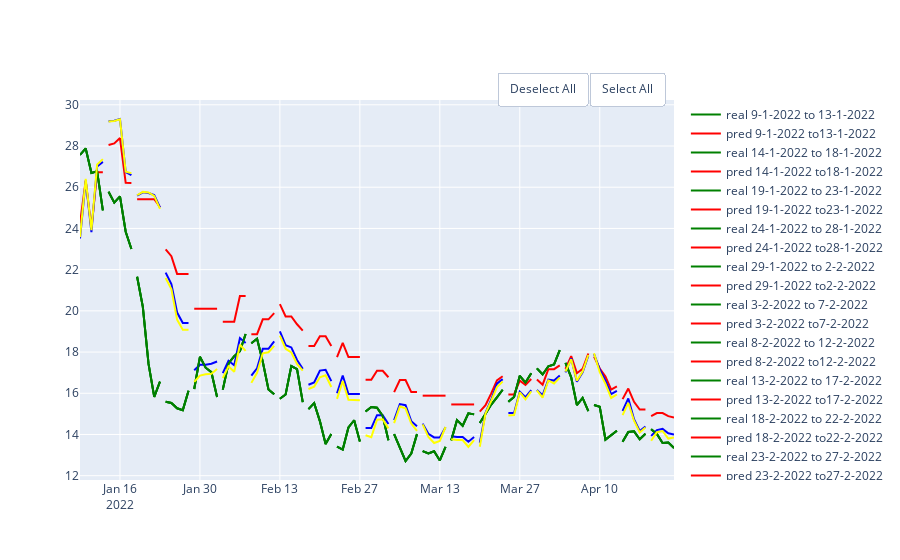

Notebook code for this chart:
### Code cell
gb_50 = GradientBoostingRegressor(random_state = 10 , criterion='mse', n_estimators = 10)
gb_100 = GradientBoostingRegressor(random_state = 10 , criterion='mse', n_estimators =30)
gb_150 = GradientBoostingRegressor(random_state = 10 , criterion='mse', n_estimators = 50)
df = pd.DataFrame(columns = ['MAE', 'MSE','RMSE','R2'], index = ['10','30', '50'])
show_results(df, df_link,'close',100,5,gb_50, gb_100, gb_150)

### Figure 1 — Plotly figure (JSON) as saved in the notebook; plotly's stock layout.template omitted (floating-point values rounded to 4 significant figures)
{"data": [{"line": {"color": "green"}, "mode": "lines", "name": "real 9-1-2022 to 13-1-2022", "type": "scatter", "x": ["2022-01-09T00:00:00", "2022-01-10T00:00:00", "2022-01-11T00:00:00", "2022-01-12T00:00:00", "2022-01-13T00:00:00"], "y": [27.57, 27.88, 26.69, 26.78, 24.87]}, {"line": {"color": "red"}, "mode": "lines", "name": "pred 9-1-2022 to13-1-2022", "type": "scatter", "x": ["2022-01-09T00:00:00", "2022-01-10T00:00:00", "2022-01-11T00:00:00", "2022-01-12T00:00:00", "2022-01-13T00:00:00"], "y": [24.25, 26.32, 24.0, 26.72, 26.72]}, {"line": {"color": "green"}, "mode": "lines", "name": "real 14-1-2022 to 18-1-2022", "type": "scatter", "x": ["2022-01-14T00:00:00", "2022-01-15T00:00:00", "2022-01-16T00:00:00", "2022-01-17T00:00:00", "2022-01-18T00:00:00"], "y": [25.78, 25.25, 25.55, 23.84, 23.0]}, {"line": {"color": "red"}, "mode": "lines", "name": "pred 14-1-2022 to18-1-2022", "type": "scatter", "x": ["2022-01-14T00:00:00", "2022-01-15T00:00:00", "2022-01-16T00:00:00", "2022-01-17T00:00:00", "2022-01-18T00:00:00"], "y": [28.05, 28.13, 28.38, 26.21, 26.2]}, {"line": {"color": "green"}, "mode": "lines", "name": "real 19-1-2022 to 23-1-2022", "type": "scatter", "x": ["2022-01-19T00:00:00", "2022-01-20T00:00:00", "2022-01-21T00:00:00", "2022-01-22T00:00:00", "2022-01-23T00:00:00"], "y": [21.65, 20.2, 17.43, 15.83, 16.57]}, {"line": {"color": "red"}, "mode": "lines", "name": "pred 19-1-2022 to23-1-2022", "type": "scatter", "x": ["2022-01-19T00:00:00", "2022-01-20T00:00:00", "2022-01-21T00:00:00", "2022-01-22T00:00:00", "2022-01-23T00:00:00"], "y": [25.42, 25.42, 25.42, 25.42, 25.04]}, {"line": {"color": "green"}, "mode": "lines", "name": "real 24-1-2022 to 28-1-2022", "type": "scatter", "x": ["2022-01-24T00:00:00", "2022-01-25T00:00:00", "2022-01-26T00:00:00", "2022-01-27T00:00:00", "2022-01-28T00:00:00"], "y": [15.58, 15.53, 15.27, 15.18, 16.12]}, {"line": {"color": "red"}, "mode": "lines", "name": "pred 24-1-2022 to28-1-2022", "type": "scatter", "x": ["2022-01-24T00:00:00", "2022-01-25T00:00:00", "2022-01-26T00:00:00", "2022-01-27T00:00:00", "2022-01-28T00:00:00"], "y": [22.98, 22.65, 21.79, 21.79, 21.79]}, {"line": {"color": "green"}, "mode": "lines", "name": "real 29-1-2022 to 2-2-2022", "type": "scatter", "x": ["2022-01-29T00:00:00", "2022-01-30T00:00:00", "2022-01-31T00:00:00", "2022-02-01T00:00:00", "2022-02-02T00:00:00"], "y": [16.21, 17.77, 17.24, 17.02, 15.82]}, {"line": {"color": "red"}, "mode": "lines", "name": "pred 29-1-2022 to2-2-2022", "type": "scatter", "x": ["2022-01-29T00:00:00", "2022-01-30T00:00:00", "2022-01-31T00:00:00", "2022-02-01T00:00:00", "2022-02-02T00:00:00"], "y": [20.1, 20.1, 20.1, 20.1, 20.1]}, {"line": {"color": "green"}, "mode": "lines", "name": "real 3-2-2022 to 7-2-2022", "type": "scatter", "x": ["2022-02-03T00:00:00", "2022-02-04T00:00:00", "2022-02-05T00:00:00", "2022-02-06T00:00:00", "2022-02-07T00:00:00"], "y": [16.18, 17.45, 17.8, 18.04, 18.88]}, {"line": {"color": "red"}, "mode": "lines", "name": "pred 3-2-2022 to7-2-2022", "type": "scatter", "x": ["2022-02-03T00:00:00", "2022-02-04T00:00:00", "2022-02-05T00:00:00", "2022-02-06T00:00:00", "2022-02-07T00:00:00"], "y": [19.47, 19.47, 19.47, 20.72, 20.72]}, {"line": {"color": "green"}, "mode": "lines", "name": "real 8-2-2022 to 12-2-2022", "type": "scatter", "x": ["2022-02-08T00:00:00", "2022-02-09T00:00:00", "2022-02-10T00:00:00", "2022-02-11T00:00:00", "2022-02-12T00:00:00"], "y": [18.43, 18.64, 17.53, 16.18, 15.95]}, {"line": {"color": "red"}, "mode": "lines", "name": "pred 8-2-2022 to12-2-2022", "type": "scatter", "x": ["2022-02-08T00:00:00", "2022-02-09T00:00:00", "2022-02-10T00:00:00", "2022-02-11T00:00:00", "2022-02-12T00:00:00"], "y": [18.87, 18.87, 19.59, 19.59, 19.89]}, {"line": {"color": "green"}, "mode": "lines", "name": "real 13-2-2022 to 17-2-2022", "type": "scatter", "x": ["2022-02-13T00:00:00", "2022-02-14T00:00:00", "2022-02-15T00:00:00", "2022-02-16T00:00:00", "2022-02-17T00:00:00"], "y": [15.74, 15.94, 17.32, 17.17, 15.57]}, {"line": {"color": "red"}, "mode": "lines", "name": "pred 13-2-2022 to17-2-2022", "type": "scatter", "x": ["2022-02-13T00:00:00", "2022-02-14T00:00:00", "2022-02-15T00:00:00", "2022-02-16T00:00:00", "2022-02-17T00:00:00"], "y": [20.32, 19.73, 19.73, 19.35, 19.04]}, {"line": {"color": "green"}, "mode": "lines", "name": "real 18-2-2022 to 22-2-2022", "type": "scatter", "x": ["2022-02-18T00:00:00", "2022-02-19T00:00:00", "2022-02-20T00:00:00", "2022-02-21T00:00:00", "2022-02-22T00:00:00"], "y": [15.23, 15.52, 14.65, 13.54, 14.03]}, {"line": {"color": "red"}, "mode": "lines", "name": "pred 18-2-2022 to22-2-2022", "type": "scatter", "x": ["2022-02-18T00:00:00", "2022-02-19T00:00:00", "2022-02-20T00:00:00", "2022-02-21T00:00:00", "2022-02-22T00:00:00"], "y": [18.29, 18.29, 18.77, 18.77, 18.29]}, {"line": {"color": "green"}, "mode": "lines", "name": "real 23-2-2022 to 27-2-2022", "type": "scatter", "x": ["2022-02-23T00:00:00", "2022-02-24T00:00:00", "2022-02-25T00:00:00", "2022-02-26T00:00:00", "2022-02-27T00:00:00"], "y": [13.41, 13.27, 14.34, 14.69, 13.65]}, {"line": {"color": "red"}, "mode": "lines", "name": "pred 23-2-2022 to27-2-2022", "type": "scatter", "x": ["2022-02-23T00:00:00", "2022-02-24T00:00:00", "2022-02-25T00:00:00", "2022-02-26T00:00:00", "2022-02-27T00:00:00"], "y": [17.75, 18.44, 17.75, 17.75, 17.75]}, {"line": {"color": "green"}, "mode": "lines", "name": "real 28-2-2022 to 4-3-2022", "type": "scatter", "x": ["2022-02-28T00:00:00", "2022-03-01T00:00:00", "2022-03-02T00:00:00", "2022-03-03T00:00:00", "2022-03-04T00:00:00"], "y": [15.12, 15.33, 15.29, 14.9, 13.71]}, {"line": {"color": "red"}, "mode": "lines", "name": "pred 28-2-2022 to4-3-2022", "type": "scatter", "x": ["2022-02-28T00:00:00", "2022-03-01T00:00:00", "2022-03-02T00:00:00", "2022-03-03T00:00:00", "2022-03-04T00:00:00"], "y": [16.66, 16.66, 17.09, 17.09, 16.78]}, {"line": {"color": "green"}, "mode": "lines", "name": "real 5-3-2022 to 9-3-2022", "type": "scatter", "x": ["2022-03-05T00:00:00", "2022-03-06T00:00:00", "2022-03-07T00:00:00", "2022-03-08T00:00:00", "2022-03-09T00:00:00"], "y": [14.02, 13.34, 12.71, 13.08, 14.02]}, {"line": {"color": "red"}, "mode": "lines", "name": "pred 5-3-2022 to9-3-2022", "type": "scatter", "x": ["2022-03-05T00:00:00", "2022-03-06T00:00:00", "2022-03-07T00:00:00", "2022-03-08T00:00:00", "2022-03-09T00:00:00"], "y": [16.06, 16.64, 16.64, 16.06, 16.06]}, {"line": {"color": "green"}, "mode": "lines", "name": "real 10-3-2022 to 14-3-2022", "type": "scatter", "x": ["2022-03-10T00:00:00", "2022-03-11T00:00:00", "2022-03-12T00:00:00", "2022-03-13T00:00:00", "2022-03-14T00:00:00"], "y": [13.2, 13.08, 13.19, 12.74, 13.4]}, {"line": {"color": "red"}, "mode": "lines", "name": "pred 10-3-2022 to14-3-2022", "type": "scatter", "x": ["2022-03-10T00:00:00", "2022-03-11T00:00:00", "2022-03-12T00:00:00", "2022-03-13T00:00:00", "2022-03-14T00:00:00"], "y": [15.88, 15.88, 15.88, 15.88, 15.88]}, {"line": {"color": "green"}, "mode": "lines", "name": "real 15-3-2022 to 19-3-2022", "type": "scatter", "x": ["2022-03-15T00:00:00", "2022-03-16T00:00:00", "2022-03-17T00:00:00", "2022-03-18T00:00:00", "2022-03-19T00:00:00"], "y": [13.71, 14.7, 14.42, 15.03, 14.98]}, {"line": {"color": "red"}, "mode": "lines", "name": "pred 15-3-2022 to19-3-2022", "type": "scatter", "x": ["2022-03-15T00:00:00", "2022-03-16T00:00:00", "2022-03-17T00:00:00", "2022-03-18T00:00:00", "2022-03-19T00:00:00"], "y": [15.46, 15.46, 15.46, 15.46, 15.46]}, {"line": {"color": "green"}, "mode": "lines", "name": "real 20-3-2022 to 24-3-2022", "type": "scatter", "x": ["2022-03-20T00:00:00", "2022-03-21T00:00:00", "2022-03-22T00:00:00", "2022-03-23T00:00:00", "2022-03-24T00:00:00"], "y": [14.55, 15.01, 15.45, 15.8, 16.17]}, {"line": {"color": "red"}, "mode": "lines", "name": "pred 20-3-2022 to24-3-2022", "type": "scatter", "x": ["2022-03-20T00:00:00", "2022-03-21T00:00:00", "2022-03-22T00:00:00", "2022-03-23T00:00:00", "2022-03-24T00:00:00"], "y": [15.11, 15.43, 16.0, 16.63, 16.83]}, {"line": {"color": "green"}, "mode": "lines", "name": "real 25-3-2022 to 29-3-2022", "type": "scatter", "x": ["2022-03-25T00:00:00", "2022-03-26T00:00:00", "2022-03-27T00:00:00", "2022-03-28T00:00:00", "2022-03-29T00:00:00"], "y": [15.58, 15.82, 16.85, 16.52, 16.97]}, {"line": {"color": "red"}, "mode": "lines", "name": "pred 25-3-2022 to29-3-2022", "type": "scatter", "x": ["2022-03-25T00:00:00", "2022-03-26T00:00:00", "2022-03-27T00:00:00", "2022-03-28T00:00:00", "2022-03-29T00:00:00"], "y": [15.94, 15.94, 16.61, 16.41, 16.69]}, {"line": {"color": "green"}, "mode": "lines", "name": "real 30-3-2022 to 3-4-2022", "type": "scatter", "x": ["2022-03-30T00:00:00", "2022-03-31T00:00:00", "2022-04-01T00:00:00", "2022-04-02T00:00:00", "2022-04-03T00:00:00"], "y": [17.21, 16.91, 17.31, 17.4, 18.09]}, {"line": {"color": "red"}, "mode": "lines", "name": "pred 30-3-2022 to3-4-2022", "type": "scatter", "x": ["2022-03-30T00:00:00", "2022-03-31T00:00:00", "2022-04-01T00:00:00", "2022-04-02T00:00:00", "2022-04-03T00:00:00"], "y": [16.67, 16.42, 17.17, 17.17, 17.36]}, {"line": {"color": "green"}, "mode": "lines", "name": "real 4-4-2022 to 8-4-2022", "type": "scatter", "x": ["2022-04-04T00:00:00", "2022-04-05T00:00:00", "2022-04-06T00:00:00", "2022-04-07T00:00:00", "2022-04-08T00:00:00"], "y": [17.47, 16.77, 15.43, 15.78, 15.14]}, {"line": {"color": "red"}, "mode": "lines", "name": "pred 4-4-2022 to8-4-2022", "type": "scatter", "x": ["2022-04-04T00:00:00", "2022-04-05T00:00:00", "2022-04-06T00:00:00", "2022-04-07T00:00:00", "2022-04-08T00:00:00"], "y": [17.18, 17.8, 16.97, 17.18, 17.93]}, {"line": {"color": "green"}, "mode": "lines", "name": "real 9-4-2022 to 13-4-2022", "type": "scatter", "x": ["2022-04-09T00:00:00", "2022-04-10T00:00:00", "2022-04-11T00:00:00", "2022-04-12T00:00:00", "2022-04-13T00:00:00"], "y": [15.43, 15.35, 13.75, 13.97, 14.18]}, {"line": {"color": "red"}, "mode": "lines", "name": "pred 9-4-2022 to13-4-2022", "type": "scatter", "x": ["2022-04-09T00:00:00", "2022-04-10T00:00:00", "2022-04-11T00:00:00", "2022-04-12T00:00:00", "2022-04-13T00:00:00"], "y": [17.78, 17.2, 16.81, 16.18, 16.34]}, {"line": {"color": "green"}, "mode": "lines", "name": "real 14-4-2022 to 18-4-2022", "type": "scatter", "x": ["2022-04-14T00:00:00", "2022-04-15T00:00:00", "2022-04-16T00:00:00", "2022-04-17T00:00:00", "2022-04-18T00:00:00"], "y": [13.65, 14.12, 14.15, 13.76, 14.04]}, {"line": {"color": "red"}, "mode": "lines", "name": "pred 14-4-2022 to18-4-2022", "type": "scatter", "x": ["2022-04-14T00:00:00", "2022-04-15T00:00:00", "2022-04-16T00:00:00", "2022-04-17T00:00:00", "2022-04-18T00:00:00"], "y": [15.71, 16.23, 15.58, 15.21, 15.21]}, {"line": {"color": "green"}, "mode": "lines", "name": "real 19-4-2022 to 23-4-2022", "type": "scatter", "x": ["2022-04-19T00:00:00", "2022-04-20T00:00:00", "2022-04-21T00:00:00", "2022-04-22T00:00:00", "2022-04-23T00:00:00"], "y": [14.26, 14.02, 13.59, 13.61, 13.34]}, {"line": {"color": "red"}, "mode": "lines", "name": "pred 19-4-2022 to23-4-2022", "type": "scatter", "x": ["2022-04-19T00:00:00", "2022-04-20T00:00:00", "2022-04-21T00:00:00", "2022-04-22T00:00:00", "2022-04-23T00:00:00"], "y": [14.89, 15.04, 15.04, 14.89, 14.83]}, {"line": {"color": "green"}, "mode": "lines", "name": "real 9-1-2022 to 13-1-2022", "type": "scatter", "x": ["2022-01-09T00:00:00", "2022-01-10T00:00:00", "2022-01-11T00:00:00", "2022-01-12T00:00:00", "2022-01-13T00:00:00"], "y": [27.57, 27.88, 26.69, 26.78, 24.87]}, {"line": {"color": "blue"}, "mode": "lines", "name": "pred 9-1-2022 to13-1-2022", "type": "scatter", "x": ["2022-01-09T00:00:00", "2022-01-10T00:00:00", "2022-01-11T00:00:00", "2022-01-12T00:00:00", "2022-01-13T00:00:00"], "y": [23.51, 26.33, 23.82, 27.01, 27.23]}, {"line": {"color": "green"}, "mode": "lines", "name": "real 14-1-2022 to 18-1-2022", "type": "scatter", "x": ["2022-01-14T00:00:00", "2022-01-15T00:00:00", "2022-01-16T00:00:00", "2022-01-17T00:00:00", "2022-01-18T00:00:00"], "y": [25.78, 25.25, 25.55, 23.84, 23.0]}, {"line": {"color": "blue"}, "mode": "lines", "name": "pred 14-1-2022 to18-1-2022", "type": "scatter", "x": ["2022-01-14T00:00:00", "2022-01-15T00:00:00", "2022-01-16T00:00:00", "2022-01-17T00:00:00", "2022-01-18T00:00:00"], "y": [29.2, 29.23, 29.31, 26.74, 26.58]}, {"line": {"color": "green"}, "mode": "lines", "name": "real 19-1-2022 to 23-1-2022", "type": "scatter", "x": ["2022-01-19T00:00:00", "2022-01-20T00:00:00", "2022-01-21T00:00:00", "2022-01-22T00:00:00", "2022-01-23T00:00:00"], "y": [21.65, 20.2, 17.43, 15.83, 16.57]}, {"line": {"color": "blue"}, "mode": "lines", "name": "pred 19-1-2022 to23-1-2022", "type": "scatter", "x": ["2022-01-19T00:00:00", "2022-01-20T00:00:00", "2022-01-21T00:00:00", "2022-01-22T00:00:00", "2022-01-23T00:00:00"], "y": [25.59, 25.75, 25.72, 25.62, 25.02]}, {"line": {"color": "green"}, "mode": "lines", "name": "real 24-1-2022 to 28-1-2022", "type": "scatter", "x": ["2022-01-24T00:00:00", "2022-01-25T00:00:00", "2022-01-26T00:00:00", "2022-01-27T00:00:00", "2022-01-28T00:00:00"], "y": [15.58, 15.53, 15.27, 15.18, 16.12]}, {"line": {"color": "blue"}, "mode": "lines", "name": "pred 24-1-2022 to28-1-2022", "type": "scatter", "x": ["2022-01-24T00:00:00", "2022-01-25T00:00:00", "2022-01-26T00:00:00", "2022-01-27T00:00:00", "2022-01-28T00:00:00"], "y": [21.86, 21.3, 19.92, 19.41, 19.41]}, {"line": {"color": "green"}, "mode": "lines", "name": "real 29-1-2022 to 2-2-2022", "type": "scatter", "x": ["2022-01-29T00:00:00", "2022-01-30T00:00:00", "2022-01-31T00:00:00", "2022-02-01T00:00:00", "2022-02-02T00:00:00"], "y": [16.21, 17.77, 17.24, 17.02, 15.82]}, {"line": {"color": "blue"}, "mode": "lines", "name": "pred 29-1-2022 to2-2-2022", "type": "scatter", "x": ["2022-01-29T00:00:00", "2022-01-30T00:00:00", "2022-01-31T00:00:00", "2022-02-01T00:00:00", "2022-02-02T00:00:00"], "y": [17.12, 17.39, 17.39, 17.44, 17.54]}, {"line": {"color": "green"}, "mode": "lines", "name": "real 3-2-2022 to 7-2-2022", "type": "scatter", "x": ["2022-02-03T00:00:00", "2022-02-04T00:00:00", "2022-02-05T00:00:00", "2022-02-06T00:00:00", "2022-02-07T00:00:00"], "y": [16.18, 17.45, 17.8, 18.04, 18.88]}, {"line": {"color": "blue"}, "mode": "lines", "name": "pred 3-2-2022 to7-2-2022", "type": "scatter", "x": ["2022-02-03T00:00:00", "2022-02-04T00:00:00", "2022-02-05T00:00:00", "2022-02-06T00:00:00", "2022-02-07T00:00:00"], "y": [16.98, 17.58, 17.36, 18.68, 18.44]}, {"line": {"color": "green"}, "mode": "lines", "name": "real 8-2-2022 to 12-2-2022", "type": "scatter", "x": ["2022-02-08T00:00:00", "2022-02-09T00:00:00", "2022-02-10T00:00:00", "2022-02-11T00:00:00", "2022-02-12T00:00:00"], "y": [18.43, 18.64, 17.53, 16.18, 15.95]}, {"line": {"color": "blue"}, "mode": "lines", "name": "pred 8-2-2022 to12-2-2022", "type": "scatter", "x": ["2022-02-08T00:00:00", "2022-02-09T00:00:00", "2022-02-10T00:00:00", "2022-02-11T00:00:00", "2022-02-12T00:00:00"], "y": [16.85, 17.21, 18.16, 18.16, 18.52]}, {"line": {"color": "green"}, "mode": "lines", "name": "real 13-2-2022 to 17-2-2022", "type": "scatter", "x": ["2022-02-13T00:00:00", "2022-02-14T00:00:00", "2022-02-15T00:00:00", "2022-02-16T00:00:00", "2022-02-17T00:00:00"], "y": [15.74, 15.94, 17.32, 17.17, 15.57]}, {"line": {"color": "blue"}, "mode": "lines", "name": "pred 13-2-2022 to17-2-2022", "type": "scatter", "x": ["2022-02-13T00:00:00", "2022-02-14T00:00:00", "2022-02-15T00:00:00", "2022-02-16T00:00:00", "2022-02-17T00:00:00"], "y": [19.01, 18.33, 18.22, 17.62, 17.18]}, {"line": {"color": "green"}, "mode": "lines", "name": "real 18-2-2022 to 22-2-2022", "type": "scatter", "x": ["2022-02-18T00:00:00", "2022-02-19T00:00:00", "2022-02-20T00:00:00", "2022-02-21T00:00:00", "2022-02-22T00:00:00"], "y": [15.23, 15.52, 14.65, 13.54, 14.03]}, {"line": {"color": "blue"}, "mode": "lines", "name": "pred 18-2-2022 to22-2-2022", "type": "scatter", "x": ["2022-02-18T00:00:00", "2022-02-19T00:00:00", "2022-02-20T00:00:00", "2022-02-21T00:00:00", "2022-02-22T00:00:00"], "y": [16.42, 16.53, 17.1, 17.14, 16.59]}, {"line": {"color": "green"}, "mode": "lines", "name": "real 23-2-2022 to 27-2-2022", "type": "scatter", "x": ["2022-02-23T00:00:00", "2022-02-24T00:00:00", "2022-02-25T00:00:00", "2022-02-26T00:00:00", "2022-02-27T00:00:00"], "y": [13.41, 13.27, 14.34, 14.69, 13.65]}, {"line": {"color": "blue"}, "mode": "lines", "name": "pred 23-2-2022 to27-2-2022", "type": "scatter", "x": ["2022-02-23T00:00:00", "2022-02-24T00:00:00", "2022-02-25T00:00:00", "2022-02-26T00:00:00", "2022-02-27T00:00:00"], "y": [16.0, 16.86, 15.97, 15.97, 15.97]}, {"line": {"color": "green"}, "mode": "lines", "name": "real 28-2-2022 to 4-3-2022", "type": "scatter", "x": ["2022-02-28T00:00:00", "2022-03-01T00:00:00", "2022-03-02T00:00:00", "2022-03-03T00:00:00", "2022-03-04T00:00:00"], "y": [15.12, 15.33, 15.29, 14.9, 13.71]}, {"line": {"color": "blue"}, "mode": "lines", "name": "pred 28-2-2022 to4-3-2022", "type": "scatter", "x": ["2022-02-28T00:00:00", "2022-03-01T00:00:00", "2022-03-02T00:00:00", "2022-03-03T00:00:00", "2022-03-04T00:00:00"], "y": [14.31, 14.31, 14.94, 14.94, 14.51]}, {"line": {"color": "green"}, "mode": "lines", "name": "real 5-3-2022 to 9-3-2022", "type": "scatter", "x": ["2022-03-05T00:00:00", "2022-03-06T00:00:00", "2022-03-07T00:00:00", "2022-03-08T00:00:00", "2022-03-09T00:00:00"], "y": [14.02, 13.34, 12.71, 13.08, 14.02]}, {"line": {"color": "blue"}, "mode": "lines", "name": "pred 5-3-2022 to9-3-2022", "type": "scatter", "x": ["2022-03-05T00:00:00", "2022-03-06T00:00:00", "2022-03-07T00:00:00", "2022-03-08T00:00:00", "2022-03-09T00:00:00"], "y": [14.69, 15.48, 15.42, 14.65, 14.4]}, {"line": {"color": "green"}, "mode": "lines", "name": "real 10-3-2022 to 14-3-2022", "type": "scatter", "x": ["2022-03-10T00:00:00", "2022-03-11T00:00:00", "2022-03-12T00:00:00", "2022-03-13T00:00:00", "2022-03-14T00:00:00"], "y": [13.2, 13.08, 13.19, 12.74, 13.4]}, {"line": {"color": "blue"}, "mode": "lines", "name": "pred 10-3-2022 to14-3-2022", "type": "scatter", "x": ["2022-03-10T00:00:00", "2022-03-11T00:00:00", "2022-03-12T00:00:00", "2022-03-13T00:00:00", "2022-03-14T00:00:00"], "y": [14.53, 14.03, 13.86, 13.86, 14.35]}, {"line": {"color": "green"}, "mode": "lines", "name": "real 15-3-2022 to 19-3-2022", "type": "scatter", "x": ["2022-03-15T00:00:00", "2022-03-16T00:00:00", "2022-03-17T00:00:00", "2022-03-18T00:00:00", "2022-03-19T00:00:00"], "y": [13.71, 14.7, 14.42, 15.03, 14.98]}, {"line": {"color": "blue"}, "mode": "lines", "name": "pred 15-3-2022 to19-3-2022", "type": "scatter", "x": ["2022-03-15T00:00:00", "2022-03-16T00:00:00", "2022-03-17T00:00:00", "2022-03-18T00:00:00", "2022-03-19T00:00:00"], "y": [13.92, 13.88, 13.88, 13.65, 13.88]}, {"line": {"color": "green"}, "mode": "lines", "name": "real 20-3-2022 to 24-3-2022", "type": "scatter", "x": ["2022-03-20T00:00:00", "2022-03-21T00:00:00", "2022-03-22T00:00:00", "2022-03-23T00:00:00", "2022-03-24T00:00:00"], "y": [14.55, 15.01, 15.45, 15.8, 16.17]}, {"line": {"color": "blue"}, "mode": "lines", "name": "pred 20-3-2022 to24-3-2022", "type": "scatter", "x": ["2022-03-20T00:00:00", "2022-03-21T00:00:00", "2022-03-22T00:00:00", "2022-03-23T00:00:00", "2022-03-24T00:00:00"], "y": [13.6, 15.05, 15.69, 16.46, 16.69]}, {"line": {"color": "green"}, "mode": "lines", "name": "real 25-3-2022 to 29-3-2022", "type": "scatter", "x": ["2022-03-25T00:00:00", "2022-03-26T00:00:00", "2022-03-27T00:00:00", "2022-03-28T00:00:00", "2022-03-29T00:00:00"], "y": [15.58, 15.82, 16.85, 16.52, 16.97]}, {"line": {"color": "blue"}, "mode": "lines", "name": "pred 25-3-2022 to29-3-2022", "type": "scatter", "x": ["2022-03-25T00:00:00", "2022-03-26T00:00:00", "2022-03-27T00:00:00", "2022-03-28T00:00:00", "2022-03-29T00:00:00"], "y": [15.05, 15.05, 16.08, 15.81, 16.16]}, {"line": {"color": "green"}, "mode": "lines", "name": "real 30-3-2022 to 3-4-2022", "type": "scatter", "x": ["2022-03-30T00:00:00", "2022-03-31T00:00:00", "2022-04-01T00:00:00", "2022-04-02T00:00:00", "2022-04-03T00:00:00"], "y": [17.21, 16.91, 17.31, 17.4, 18.09]}, {"line": {"color": "blue"}, "mode": "lines", "name": "pred 30-3-2022 to3-4-2022", "type": "scatter", "x": ["2022-03-30T00:00:00", "2022-03-31T00:00:00", "2022-04-01T00:00:00", "2022-04-02T00:00:00", "2022-04-03T00:00:00"], "y": [16.16, 15.91, 16.66, 16.62, 16.86]}, {"line": {"color": "green"}, "mode": "lines", "name": "real 4-4-2022 to 8-4-2022", "type": "scatter", "x": ["2022-04-04T00:00:00", "2022-04-05T00:00:00", "2022-04-06T00:00:00", "2022-04-07T00:00:00", "2022-04-08T00:00:00"], "y": [17.47, 16.77, 15.43, 15.78, 15.14]}, {"line": {"color": "blue"}, "mode": "lines", "name": "pred 4-4-2022 to8-4-2022", "type": "scatter", "x": ["2022-04-04T00:00:00", "2022-04-05T00:00:00", "2022-04-06T00:00:00", "2022-04-07T00:00:00", "2022-04-08T00:00:00"], "y": [17.01, 17.7, 16.56, 17.01, 17.82]}, {"line": {"color": "green"}, "mode": "lines", "name": "real 9-4-2022 to 13-4-2022", "type": "scatter", "x": ["2022-04-09T00:00:00", "2022-04-10T00:00:00", "2022-04-11T00:00:00", "2022-04-12T00:00:00", "2022-04-13T00:00:00"], "y": [15.43, 15.35, 13.75, 13.97, 14.18]}, {"line": {"color": "blue"}, "mode": "lines", "name": "pred 9-4-2022 to13-4-2022", "type": "scatter", "x": ["2022-04-09T00:00:00", "2022-04-10T00:00:00", "2022-04-11T00:00:00", "2022-04-12T00:00:00", "2022-04-13T00:00:00"], "y": [17.9, 17.16, 16.61, 15.96, 16.12]}, {"line": {"color": "green"}, "mode": "lines", "name": "real 14-4-2022 to 18-4-2022", "type": "scatter", "x": ["2022-04-14T00:00:00", "2022-04-15T00:00:00", "2022-04-16T00:00:00", "2022-04-17T00:00:00", "2022-04-18T00:00:00"], "y": [13.65, 14.12, 14.15, 13.76, 14.04]}, {"line": {"color": "blue"}, "mode": "lines", "name": "pred 14-4-2022 to18-4-2022", "type": "scatter", "x": ["2022-04-14T00:00:00", "2022-04-15T00:00:00", "2022-04-16T00:00:00", "2022-04-17T00:00:00", "2022-04-18T00:00:00"], "y": [15.14, 15.75, 14.74, 14.17, 14.38]}, {"line": {"color": "green"}, "mode": "lines", "name": "real 19-4-2022 to 23-4-2022", "type": "scatter", "x": ["2022-04-19T00:00:00", "2022-04-20T00:00:00", "2022-04-21T00:00:00", "2022-04-22T00:00:00", "2022-04-23T00:00:00"], "y": [14.26, 14.02, 13.59, 13.61, 13.34]}, {"line": {"color": "blue"}, "mode": "lines", "name": "pred 19-4-2022 to23-4-2022", "type": "scatter", "x": ["2022-04-19T00:00:00", "2022-04-20T00:00:00", "2022-04-21T00:00:00", "2022-04-22T00:00:00", "2022-04-23T00:00:00"], "y": [13.93, 14.21, 14.27, 14.06, 13.99]}, {"line": {"color": "green"}, "mode": "lines", "name": "real 9-1-2022 to 13-1-2022", "type": "scatter", "x": ["2022-01-09T00:00:00", "2022-01-10T00:00:00", "2022-01-11T00:00:00", "2022-01-12T00:00:00", "2022-01-13T00:00:00"], "y": [27.57, 27.88, 26.69, 26.78, 24.87]}, {"line": {"color": "yellow"}, "mode": "lines", "name": "pred 9-1-2022 to13-1-2022", "type": "scatter", "x": ["2022-01-09T00:00:00", "2022-01-10T00:00:00", "2022-01-11T00:00:00", "2022-01-12T00:00:00", "2022-01-13T00:00:00"], "y": [23.58, 26.4, 23.91, 27.1, 27.36]}, {"line": {"color": "green"}, "mode": "lines", "name": "real 14-1-2022 to 18-1-2022", "type": "scatter", "x": ["2022-01-14T00:00:00", "2022-01-15T00:00:00", "2022-01-16T00:00:00", "2022-01-17T00:00:00", "2022-01-18T00:00:00"], "y": [25.78, 25.25, 25.55, 23.84, 23.0]}, {"line": {"color": "yellow"}, "mode": "lines", "name": "pred 14-1-2022 to18-1-2022", "type": "scatter", "x": ["2022-01-14T00:00:00", "2022-01-15T00:00:00", "2022-01-16T00:00:00", "2022-01-17T00:00:00", "2022-01-18T00:00:00"], "y": [29.19, 29.21, 29.29, 26.75, 26.69]}, {"line": {"color": "green"}, "mode": "lines", "name": "real 19-1-2022 to 23-1-2022", "type": "scatter", "x": ["2022-01-19T00:00:00", "2022-01-20T00:00:00", "2022-01-21T00:00:00", "2022-01-22T00:00:00", "2022-01-23T00:00:00"], "y": [21.65, 20.2, 17.43, 15.83, 16.57]}, {"line": {"color": "yellow"}, "mode": "lines", "name": "pred 19-1-2022 to23-1-2022", "type": "scatter", "x": ["2022-01-19T00:00:00", "2022-01-20T00:00:00", "2022-01-21T00:00:00", "2022-01-22T00:00:00", "2022-01-23T00:00:00"], "y": [25.61, 25.77, 25.74, 25.58, 24.95]}, {"line": {"color": "green"}, "mode": "lines", "name": "real 24-1-2022 to 28-1-2022", "type": "scatter", "x": ["2022-01-24T00:00:00", "2022-01-25T00:00:00", "2022-01-26T00:00:00", "2022-01-27T00:00:00", "2022-01-28T00:00:00"], "y": [15.58, 15.53, 15.27, 15.18, 16.12]}, {"line": {"color": "yellow"}, "mode": "lines", "name": "pred 24-1-2022 to28-1-2022", "type": "scatter", "x": ["2022-01-24T00:00:00", "2022-01-25T00:00:00", "2022-01-26T00:00:00", "2022-01-27T00:00:00", "2022-01-28T00:00:00"], "y": [21.59, 21.06, 19.57, 19.08, 19.08]}, {"line": {"color": "green"}, "mode": "lines", "name": "real 29-1-2022 to 2-2-2022", "type": "scatter", "x": ["2022-01-29T00:00:00", "2022-01-30T00:00:00", "2022-01-31T00:00:00", "2022-02-01T00:00:00", "2022-02-02T00:00:00"], "y": [16.21, 17.77, 17.24, 17.02, 15.82]}, {"line": {"color": "yellow"}, "mode": "lines", "name": "pred 29-1-2022 to2-2-2022", "type": "scatter", "x": ["2022-01-29T00:00:00", "2022-01-30T00:00:00", "2022-01-31T00:00:00", "2022-02-01T00:00:00", "2022-02-02T00:00:00"], "y": [16.55, 16.86, 16.93, 16.95, 17.17]}, {"line": {"color": "green"}, "mode": "lines", "name": "real 3-2-2022 to 7-2-2022", "type": "scatter", "x": ["2022-02-03T00:00:00", "2022-02-04T00:00:00", "2022-02-05T00:00:00", "2022-02-06T00:00:00", "2022-02-07T00:00:00"], "y": [16.18, 17.45, 17.8, 18.04, 18.88]}, {"line": {"color": "yellow"}, "mode": "lines", "name": "pred 3-2-2022 to7-2-2022", "type": "scatter", "x": ["2022-02-03T00:00:00", "2022-02-04T00:00:00", "2022-02-05T00:00:00", "2022-02-06T00:00:00", "2022-02-07T00:00:00"], "y": [16.74, 17.31, 17.04, 18.36, 18.06]}, {"line": {"color": "green"}, "mode": "lines", "name": "real 8-2-2022 to 12-2-2022", "type": "scatter", "x": ["2022-02-08T00:00:00", "2022-02-09T00:00:00", "2022-02-10T00:00:00", "2022-02-11T00:00:00", "2022-02-12T00:00:00"], "y": [18.43, 18.64, 17.53, 16.18, 15.95]}, {"line": {"color": "yellow"}, "mode": "lines", "name": "pred 8-2-2022 to12-2-2022", "type": "scatter", "x": ["2022-02-08T00:00:00", "2022-02-09T00:00:00", "2022-02-10T00:00:00", "2022-02-11T00:00:00", "2022-02-12T00:00:00"], "y": [16.5, 17.0, 17.94, 17.99, 18.3]}, {"line": {"color": "green"}, "mode": "lines", "name": "real 13-2-2022 to 17-2-2022", "type": "scatter", "x": ["2022-02-13T00:00:00", "2022-02-14T00:00:00", "2022-02-15T00:00:00", "2022-02-16T00:00:00", "2022-02-17T00:00:00"], "y": [15.74, 15.94, 17.32, 17.17, 15.57]}, {"line": {"color": "yellow"}, "mode": "lines", "name": "pred 13-2-2022 to17-2-2022", "type": "scatter", "x": ["2022-02-13T00:00:00", "2022-02-14T00:00:00", "2022-02-15T00:00:00", "2022-02-16T00:00:00", "2022-02-17T00:00:00"], "y": [18.79, 18.16, 17.98, 17.42, 17.09]}, {"line": {"color": "green"}, "mode": "lines", "name": "real 18-2-2022 to 22-2-2022", "type": "scatter", "x": ["2022-02-18T00:00:00", "2022-02-19T00:00:00", "2022-02-20T00:00:00", "2022-02-21T00:00:00", "2022-02-22T00:00:00"], "y": [15.23, 15.52, 14.65, 13.54, 14.03]}, {"line": {"color": "yellow"}, "mode": "lines", "name": "pred 18-2-2022 to22-2-2022", "type": "scatter", "x": ["2022-02-18T00:00:00", "2022-02-19T00:00:00", "2022-02-20T00:00:00", "2022-02-21T00:00:00", "2022-02-22T00:00:00"], "y": [16.21, 16.32, 16.78, 16.88, 16.3]}, {"line": {"color": "green"}, "mode": "lines", "name": "real 23-2-2022 to 27-2-2022", "type": "scatter", "x": ["2022-02-23T00:00:00", "2022-02-24T00:00:00", "2022-02-25T00:00:00", "2022-02-26T00:00:00", "2022-02-27T00:00:00"], "y": [13.41, 13.27, 14.34, 14.69, 13.65]}, {"line": {"color": "yellow"}, "mode": "lines", "name": "pred 23-2-2022 to27-2-2022", "type": "scatter", "x": ["2022-02-23T00:00:00", "2022-02-24T00:00:00", "2022-02-25T00:00:00", "2022-02-26T00:00:00", "2022-02-27T00:00:00"], "y": [15.73, 16.59, 15.68, 15.66, 15.66]}, {"line": {"color": "green"}, "mode": "lines", "name": "real 28-2-2022 to 4-3-2022", "type": "scatter", "x": ["2022-02-28T00:00:00", "2022-03-01T00:00:00", "2022-03-02T00:00:00", "2022-03-03T00:00:00", "2022-03-04T00:00:00"], "y": [15.12, 15.33, 15.29, 14.9, 13.71]}, {"line": {"color": "yellow"}, "mode": "lines", "name": "pred 28-2-2022 to4-3-2022", "type": "scatter", "x": ["2022-02-28T00:00:00", "2022-03-01T00:00:00", "2022-03-02T00:00:00", "2022-03-03T00:00:00", "2022-03-04T00:00:00"], "y": [13.96, 13.87, 14.71, 14.74, 14.3]}, {"line": {"color": "green"}, "mode": "lines", "name": "real 5-3-2022 to 9-3-2022", "type": "scatter", "x": ["2022-03-05T00:00:00", "2022-03-06T00:00:00", "2022-03-07T00:00:00", "2022-03-08T00:00:00", "2022-03-09T00:00:00"], "y": [14.02, 13.34, 12.71, 13.08, 14.02]}, {"line": {"color": "yellow"}, "mode": "lines", "name": "pred 5-3-2022 to9-3-2022", "type": "scatter", "x": ["2022-03-05T00:00:00", "2022-03-06T00:00:00", "2022-03-07T00:00:00", "2022-03-08T00:00:00", "2022-03-09T00:00:00"], "y": [14.55, 15.36, 15.27, 14.53, 14.17]}, {"line": {"color": "green"}, "mode": "lines", "name": "real 10-3-2022 to 14-3-2022", "type": "scatter", "x": ["2022-03-10T00:00:00", "2022-03-11T00:00:00", "2022-03-12T00:00:00", "2022-03-13T00:00:00", "2022-03-14T00:00:00"], "y": [13.2, 13.08, 13.19, 12.74, 13.4]}, {"line": {"color": "yellow"}, "mode": "lines", "name": "pred 10-3-2022 to14-3-2022", "type": "scatter", "x": ["2022-03-10T00:00:00", "2022-03-11T00:00:00", "2022-03-12T00:00:00", "2022-03-13T00:00:00", "2022-03-14T00:00:00"], "y": [14.49, 13.88, 13.59, 13.69, 14.36]}, {"line": {"color": "green"}, "mode": "lines", "name": "real 15-3-2022 to 19-3-2022", "type": "scatter", "x": ["2022-03-15T00:00:00", "2022-03-16T00:00:00", "2022-03-17T00:00:00", "2022-03-18T00:00:00", "2022-03-19T00:00:00"], "y": [13.71, 14.7, 14.42, 15.03, 14.98]}, {"line": {"color": "yellow"}, "mode": "lines", "name": "pred 15-3-2022 to19-3-2022", "type": "scatter", "x": ["2022-03-15T00:00:00", "2022-03-16T00:00:00", "2022-03-17T00:00:00", "2022-03-18T00:00:00", "2022-03-19T00:00:00"], "y": [13.77, 13.73, 13.73, 13.4, 13.73]}, {"line": {"color": "green"}, "mode": "lines", "name": "real 20-3-2022 to 24-3-2022", "type": "scatter", "x": ["2022-03-20T00:00:00", "2022-03-21T00:00:00", "2022-03-22T00:00:00", "2022-03-23T00:00:00", "2022-03-24T00:00:00"], "y": [14.55, 15.01, 15.45, 15.8, 16.17]}, {"line": {"color": "yellow"}, "mode": "lines", "name": "pred 20-3-2022 to24-3-2022", "type": "scatter", "x": ["2022-03-20T00:00:00", "2022-03-21T00:00:00", "2022-03-22T00:00:00", "2022-03-23T00:00:00", "2022-03-24T00:00:00"], "y": [13.4, 15.02, 15.63, 16.3, 16.57]}, {"line": {"color": "green"}, "mode": "lines", "name": "real 25-3-2022 to 29-3-2022", "type": "scatter", "x": ["2022-03-25T00:00:00", "2022-03-26T00:00:00", "2022-03-27T00:00:00", "2022-03-28T00:00:00", "2022-03-29T00:00:00"], "y": [15.58, 15.82, 16.85, 16.52, 16.97]}, {"line": {"color": "yellow"}, "mode": "lines", "name": "pred 25-3-2022 to29-3-2022", "type": "scatter", "x": ["2022-03-25T00:00:00", "2022-03-26T00:00:00", "2022-03-27T00:00:00", "2022-03-28T00:00:00", "2022-03-29T00:00:00"], "y": [14.92, 14.94, 16.05, 15.71, 16.09]}, {"line": {"color": "green"}, "mode": "lines", "name": "real 30-3-2022 to 3-4-2022", "type": "scatter", "x": ["2022-03-30T00:00:00", "2022-03-31T00:00:00", "2022-04-01T00:00:00", "2022-04-02T00:00:00", "2022-04-03T00:00:00"], "y": [17.21, 16.91, 17.31, 17.4, 18.09]}, {"line": {"color": "yellow"}, "mode": "lines", "name": "pred 30-3-2022 to3-4-2022", "type": "scatter", "x": ["2022-03-30T00:00:00", "2022-03-31T00:00:00", "2022-04-01T00:00:00", "2022-04-02T00:00:00", "2022-04-03T00:00:00"], "y": [16.15, 15.79, 16.63, 16.48, 16.76]}, {"line": {"color": "green"}, "mode": "lines", "name": "real 4-4-2022 to 8-4-2022", "type": "scatter", "x": ["2022-04-04T00:00:00", "2022-04-05T00:00:00", "2022-04-06T00:00:00", "2022-04-07T00:00:00", "2022-04-08T00:00:00"], "y": [17.47, 16.77, 15.43, 15.78, 15.14]}, {"line": {"color": "yellow"}, "mode": "lines", "name": "pred 4-4-2022 to8-4-2022", "type": "scatter", "x": ["2022-04-04T00:00:00", "2022-04-05T00:00:00", "2022-04-06T00:00:00", "2022-04-07T00:00:00", "2022-04-08T00:00:00"], "y": [17.05, 17.65, 16.61, 17.05, 17.86]}, {"line": {"color": "green"}, "mode": "lines", "name": "real 9-4-2022 to 13-4-2022", "type": "scatter", "x": ["2022-04-09T00:00:00", "2022-04-10T00:00:00", "2022-04-11T00:00:00", "2022-04-12T00:00:00", "2022-04-13T00:00:00"], "y": [15.43, 15.35, 13.75, 13.97, 14.18]}, {"line": {"color": "yellow"}, "mode": "lines", "name": "pred 9-4-2022 to13-4-2022", "type": "scatter", "x": ["2022-04-09T00:00:00", "2022-04-10T00:00:00", "2022-04-11T00:00:00", "2022-04-12T00:00:00", "2022-04-13T00:00:00"], "y": [17.94, 17.02, 16.45, 15.77, 15.94]}, {"line": {"color": "green"}, "mode": "lines", "name": "real 14-4-2022 to 18-4-2022", "type": "scatter", "x": ["2022-04-14T00:00:00", "2022-04-15T00:00:00", "2022-04-16T00:00:00", "2022-04-17T00:00:00", "2022-04-18T00:00:00"], "y": [13.65, 14.12, 14.15, 13.76, 14.04]}, {"line": {"color": "yellow"}, "mode": "lines", "name": "pred 14-4-2022 to18-4-2022", "type": "scatter", "x": ["2022-04-14T00:00:00", "2022-04-15T00:00:00", "2022-04-16T00:00:00", "2022-04-17T00:00:00", "2022-04-18T00:00:00"], "y": [14.94, 15.53, 14.67, 14.1, 14.34]}, {"line": {"color": "green"}, "mode": "lines", "name": "real 19-4-2022 to 23-4-2022", "type": "scatter", "x": ["2022-04-19T00:00:00", "2022-04-20T00:00:00", "2022-04-21T00:00:00", "2022-04-22T00:00:00", "2022-04-23T00:00:00"], "y": [14.26, 14.02, 13.59, 13.61, 13.34]}, {"line": {"color": "yellow"}, "mode": "lines", "name": "pred 19-4-2022 to23-4-2022", "type": "scatter", "x": ["2022-04-19T00:00:00", "2022-04-20T00:00:00", "2022-04-21T00:00:00", "2022-04-22T00:00:00", "2022-04-23T00:00:00"], "y": [13.69, 14.11, 14.17, 13.8, 13.86]}], "layout": {"updatemenus": [{"buttons": [{"args": ["visible", "legendonly"], "label": "Deselect All", "method": "restyle"}, {"args": ["visible", true], "label": "Select All", "method": "restyle"}], "direction": "left", "pad": {"r": 10, "t": 10}, "showactive": false, "type": "buttons", "x": 1, "xanchor": "right", "y": 1.1, "yanchor": "top"}]}}
